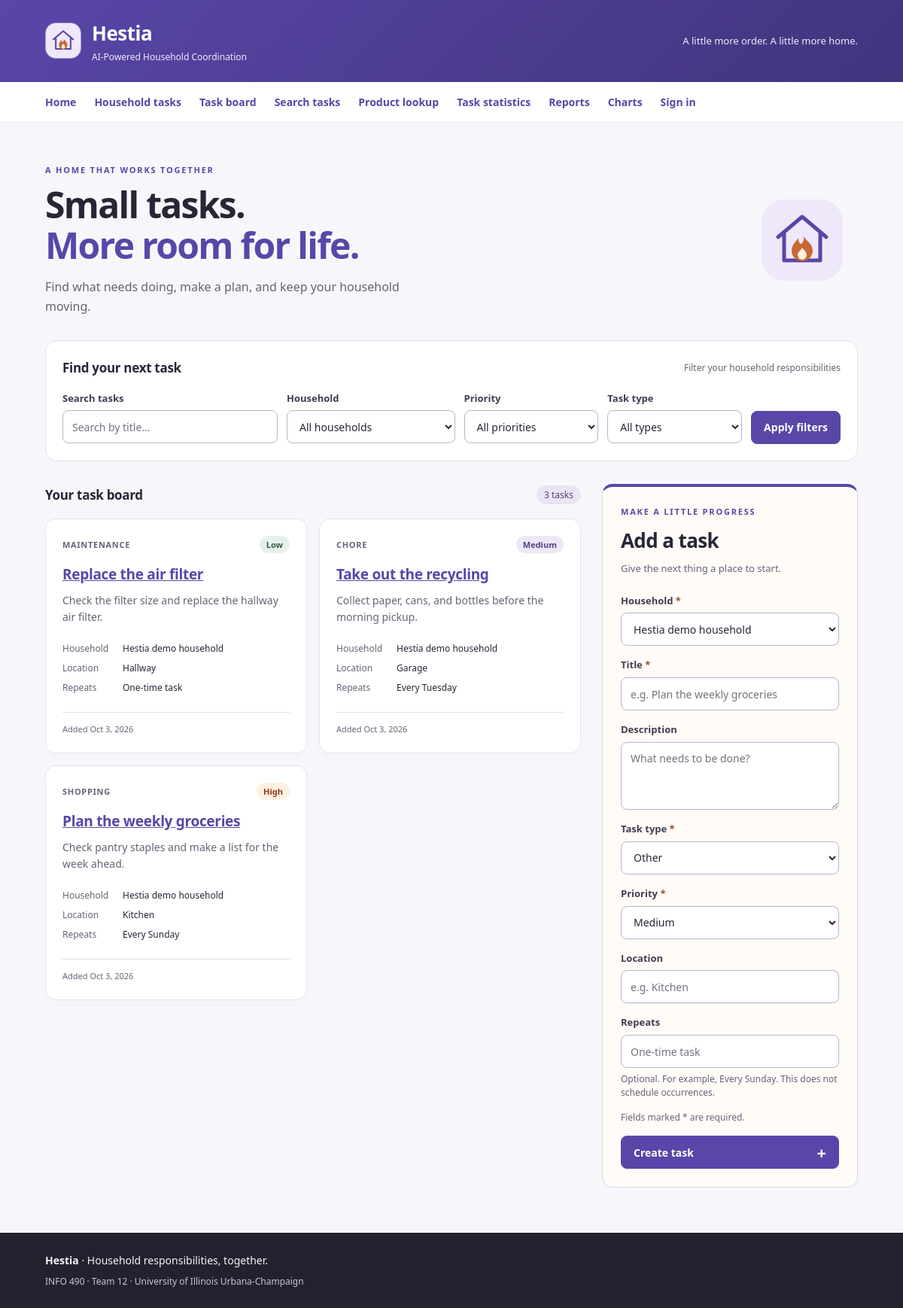
Page /tasks/manage/ on the committed database.
### households/models.py (models this page shows)
class Workspace(models.Model):
    class WorkspaceType(models.TextChoices):
        HOUSEHOLD = "HOUSEHOLD", "Household"
        TEAM = "TEAM", "Team"
    workspace_id = models.AutoField(primary_key=True)
    name = models.CharField(max_length=120)
    workspace_type = models.CharField(
        max_length=30,
        choices=WorkspaceType.choices,
        default=WorkspaceType.HOUSEHOLD,
    )
    timezone = models.CharField(
        max_length=50,
        default="America/Chicago",
    )
    members = models.ManyToManyField(
        settings.AUTH_USER_MODEL,
        through="Membership",
        related_name="hestia_workspaces",
    )
    created_at = models.DateTimeField(auto_now_add=True)
    updated_at = models.DateTimeField(auto_now=True)
    class Meta:
        ordering = ["name"]
    def __str__(self):
        return self.name

### workflows/models.py (models this page shows, shortened)
class Task(models.Model):
    class TaskType(models.TextChoices):
        CHORE = "CHORE", "Chore"
        APPOINTMENT = "APPOINTMENT", "Appointment"
        DEADLINE = "DEADLINE", "Deadline"
        ERRAND = "ERRAND", "Errand"
        MAINTENANCE = "MAINTENANCE", "Maintenance"
        SHOPPING = "SHOPPING", "Shopping"
        OTHER = "OTHER", "Other"
    class Priority(models.TextChoices):
        LOW = "LOW", "Low"
        MEDIUM = "MEDIUM", "Medium"
        HIGH = "HIGH", "High"
        URGENT = "URGENT", "Urgent"
    task_id = models.AutoField(primary_key=True)
    workspace = models.ForeignKey(
        Workspace,
        on_delete=models.CASCADE,
        related_name="tasks",
    )
    source_document = models.ForeignKey(
        SourceDocument,
        on_delete=models.SET_NULL,
        null=True,
        blank=True,
        related_name="generated_tasks",
    )
    created_by_membership = models.ForeignKey(
        Membership,
        on_delete=models.SET_NULL,
        null=True,
        blank=True,
        related_name="created_tasks",
    )
    related_product = models.ForeignKey(
        Product,
        on_delete=models.SET_NULL,
        null=True,
        blank=True,
        related_name="related_tasks",
    )
    related_shopping_list_entry = models.ForeignKey(
        ShoppingListEntry,
        on_delete=models.SET_NULL,
        null=True,
        blank=True,
        related_name="related_tasks",
    )
    title = models.CharField(max_length=200)
    description = models.TextField(blank=True)
    task_type = models.CharField(
        max_length=40,
        choices=TaskType.choices,
        default=TaskType.OTHER,
    )
    priority = models.CharField(
        max_length=20,
        choices=Priority.choices,
        default=Priority.MEDIUM,
    )
    recurrence_rule = models.CharField(max_length=255, blank=True)
    default_location = models.CharField(max_length=255, blank=True)
    created_at = models.DateTimeField(auto_now_add=True)
    updated_at = models.DateTimeField(auto_now=True)
    class Meta:
        ordering = [
            "-created_at",
            "title",
        ]
        constraints = [
            models.UniqueConstraint(
                fields=["workspace", "title"],
                name="unique_task_title_per_workspace",
            )
        ]
    def get_absolute_url(self):
        return reverse("workflows:task-detail", kwargs={"pk": self.pk})

### workflows/forms_views.py (the view, shortened to what this page needs)
# urls.py: urlpatterns = [path("", TaskBoardView.as_view(), name="board")]
class TaskBoardView(ListView):
    model = Task
    template_name = "tasks/forms/task_board.html"
    context_object_name = "tasks"
    paginate_by = 6
    def get_queryset(self):
        queryset = Task.objects.filter(
            workspace__in=available_workspaces()
        ).select_related("workspace").order_by("-created_at", "-task_id")
        self.filter_form = TaskFilterForm(self.request.GET)
        if not self.filter_form.is_valid():
            return queryset.none()
        filters = self.filter_form.cleaned_data
        if filters["q"]:
            queryset = queryset.filter(title__icontains=filters["q"])
        for field in ("workspace", "priority", "task_type"):
            if filters[field]:
                queryset = queryset.filter(**{field: filters[field]})
        return queryset
    def get_context_data(self, **kwargs):
        context = super().get_context_data(**kwargs)
        context["filter_form"] = self.filter_form
        context.setdefault("create_form", TaskCreateForm())
        context["has_workspaces"] = available_workspaces().exists()
        context["has_filters"] = any(self.request.GET.get(key) for key in self.filter_form.fields)
        params = self.request.GET.copy()
        params.pop("page", None)
        context["filter_query"] = params.urlencode()
        for form in (context["filter_form"], context["create_form"]):
            for field in form:
                described_by = []
                if field.help_text:
                    described_by.append(f"{field.auto_id}_help")
                if field.errors:
                    field.field.widget.attrs["aria-invalid"] = "true"
                    described_by.append(f"{field.auto_id}_errors")
                if described_by:
                    field.field.widget.attrs["aria-describedby"] = " ".join(described_by)
        return context

### workflows/task_forms.py
class TaskFilterForm(forms.Form):
    q = forms.CharField(required=False, max_length=200, label="Search tasks",
                        widget=forms.TextInput(attrs={"type": "search", "placeholder": "Search by title…"}))
    workspace = forms.ModelChoiceField(queryset=Workspace.objects.none(), required=False,
                                       empty_label="All households", label="Household")
    priority = forms.ChoiceField(required=False, choices=[("", "All priorities"), *Task.Priority.choices])
    task_type = forms.ChoiceField(required=False, choices=[("", "All types"), *Task.TaskType.choices], label="Task type")
    def __init__(self, *args, **kwargs):
        super().__init__(*args, auto_id="filter_%s", **kwargs)
        self.fields["workspace"].queryset = available_workspaces()

### workflows/task_forms.py (called while the page is built)
def available_workspaces():
    return Workspace.objects.all()

### templates/tasks/forms/task_board.html (shortened to what this page needs)
{% extends "base.html" %}
{% load static %}
{% block extra_css %}
<link rel="stylesheet" href="{% static 'css/hestia.css' %}?v=20260926-1">
{% endblock %}
{% block content %}
<div class="hf-board">
    <header class="hf-hero">
        <div class="hf-hero-copy">
            <p class="hf-eyebrow">A home that works together</p>
            <h1>Small tasks.<br><span>More room for life.</span></h1>
            <p>Find what needs doing, make a plan, and keep your household moving.</p>
        </div>
        <img class="hf-hero-mark" src="{% static 'images/hestia-mark.svg' %}" width="112" height="112" alt="Hestia home and hearth logo">
    </header>
    <section class="hf-filter-panel" aria-labelledby="filter-heading">
        <div class="hf-section-heading"><h2 id="filter-heading">Find your next task</h2><span>Filter your household responsibilities</span></div>
        <form class="hf-filters" method="get" action="{% url 'task_forms:board' %}">
            {% for field in filter_form %}{% include "tasks/forms/field.html" %}{% endfor %}
            <button class="hf-button" type="submit">Apply filters</button>
        </form>
    </section>
    <div class="hf-columns">
        <section class="hf-results" aria-labelledby="results-heading">
            <div class="hf-section-heading hf-list-heading"><h2 id="results-heading">{% if has_filters %}Matching tasks{% else %}Your task board{% endif %}</h2><span class="hf-count">{{ paginator.count }} task{{ paginator.count|pluralize }}</span></div>
            <div class="hf-task-grid">
            {% for task in tasks %}
                <article class="hf-task-card">
                    <div class="hf-card-top"><span class="hf-type">{{ task.get_task_type_display }}</span><span class="hf-priority hf-priority-{{ task.priority|lower }}">{{ task.get_priority_display }}</span></div>
                    <h3><a href="{{ task.get_absolute_url }}">{{ task.title }}</a></h3>
                    <p class="hf-description">{{ task.description|default:"No description yet." }}</p>
                    <dl><div><dt>Household</dt><dd>{{ task.workspace.name }}</dd></div><div><dt>Location</dt><dd>{{ task.default_location|default:"Not specified" }}</dd></div><div><dt>Repeats</dt><dd>{{ task.recurrence_rule|default:"One-time task" }}</dd></div></dl>
                    <p class="hf-card-footer">Added {{ task.created_at|date:"M j, Y" }}</p>
                </article>
            {% endfor %}
            </div>
        </section>
        <aside class="hf-create-panel" aria-labelledby="create-heading">
            <p class="hf-eyebrow">Make a little progress</p><h2 id="create-heading">Add a task</h2>
            <p class="hf-intro">Give the next thing a place to start.</p>
            {% if has_workspaces %}
            <form method="post" action="{% url 'task_forms:board' %}" class="hf-create-form">
                {% for field in create_form %}{% include "tasks/forms/field.html" %}{% endfor %}
                <p class="hf-help">Fields marked * are required.</p>
                <button class="hf-button hf-create-button" type="submit">Create task <span aria-hidden="true">+</span></button>
            </form>
            {% else %}<p class="hf-help">Load a demo household before creating tasks.</p>{% endif %}
        </aside>
    </div>
</div>
{% endblock %}

### templates/tasks/forms/field.html (shortened to what this page needs)
<div class="hf-field{% if field.errors %} hf-field-invalid{% endif %}">
    <label for="{{ field.id_for_label }}">{{ field.label }}{% if field.field.required %} <span class="hf-required" aria-hidden="true">*</span>{% endif %}</label>
    {{ field }}
    {% if field.help_text %}<p class="hf-help" id="{{ field.auto_id }}_help">{{ field.help_text }}</p>{% endif %}
</div>

### static files/css/style.css (style rules this page uses)
:root { --hestia-primary: #5946a8; --hestia-primary-dark: #42347d; --hestia-background: #f7f7fb; --hestia-text: #24232a; --hestia-muted: #64636f; --hestia-border: #e6e5ed; }
* { box-sizing: border-box; }
body { margin: 0; min-height: 100vh; display: flex; flex-direction: column; background: var(--hestia-background); color: var(--hestia-text); font: 16px/1.6 "Segoe UI", sans-serif; }
a { color: var(--hestia-primary); }
input { width: 100%; padding: 12px 14px; border: 1px solid #bdbbc9; border-radius: 8px; background: white; color: inherit; font: inherit; }
button, .button-link { display: inline-block; padding: 13px 22px; border: 0; border-radius: 8px; background: var(--hestia-primary); color: white; font: 600 15px/1.6 "Segoe UI", sans-serif; text-decoration: none; cursor: pointer; }

### rows in the picture
Workspace: filter_form "All households" "Hestia demo household"
Task: task_type "MAINTENANCE", priority "Low", title "Replace the air filter", description "Check the filter size and replace the hallway air filter.", workspace.name "Hestia demo household", default_location "Hallway", recurrence_rule "One-time task", created_at "Oct 3, 2026"
Task: task_type "CHORE", priority "Medium", title "Take out the recycling", description "Collect paper, cans, and bottles before the morning pickup.", workspace.name "Hestia demo household", default_location "Garage", recurrence_rule "Every Tuesday", created_at "Oct 3, 2026"
Task: task_type "SHOPPING", priority "High", title "Plan the weekly groceries", description "Check pantry staples and make a list for the week ahead.", workspace.name "Hestia demo household", default_location "Kitchen", recurrence_rule "Every Sunday", created_at "Oct 3, 2026"

### other values in the picture
{{ field.label }} "Search tasks" "Household" "Priority" "Task type" "Household" "Title" "Description" "Task type" "Priority" "Location" "Repeats"
{{ paginator.count }} "3"
{{ field.help_text }} "Optional. For example, Every Sunday. This does not schedule occurrences."
